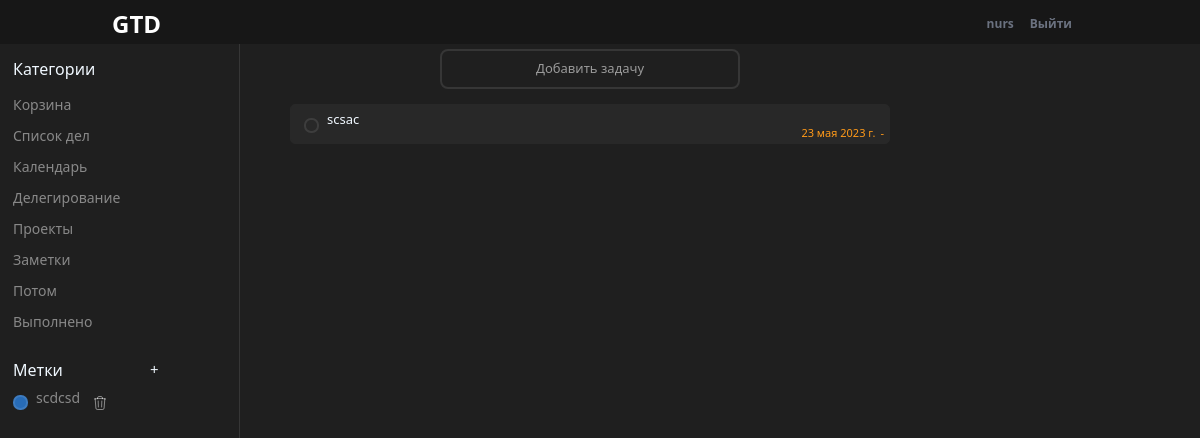
The app's page / (signed in) with its own data.
### planner/models.py (models this page shows, shortened)
class Category(models.Model):
    name = models.CharField(max_length=255)
    is_project = models.BooleanField(default=False)

class Label(models.Model):
    name = models.CharField(max_length=255)
    color = models.CharField(max_length=7, default="#000000")
    user = models.ForeignKey(User, on_delete=models.CASCADE)

class Task(models.Model):
    task = models.CharField('task', max_length=50)
    description = models.TextField('description', blank=True)
    checkbox = models.BooleanField('', default=False, null=True)
    finish = models.DateField(blank=True, null=True)
    created_date = models.DateTimeField(default=timezone.now, blank=True)
    category = models.ForeignKey(Category, on_delete=models.CASCADE, blank=True, null=True)
    priority = models.IntegerField(blank=True, null=False, default=1, validators=[MinValueValidator(1), MaxValueValidator(4)])
    project = models.ForeignKey(Project, on_delete=models.CASCADE, blank=True, null=True)
    labels = models.ManyToManyField(Label, related_name='projects', blank=True)
    user = models.ForeignKey(User, on_delete=models.CASCADE)

### planner/views.py (the view)
# urls.py: path('', views.index, name='index'),
def index(request):
    tasks = Task.objects.filter(user=request.user)
    form = TaskForm(initial={'checkbox': False})
    edit = EditTaskForm()
    cat = Category.objects.all()
    labels = Label.objects.filter(user=request.user)
    category_id = request.GET.get('category')
    if category_id and category_id != "":
        tasks = tasks.filter(category_id=category_id)
    else:
        tasks = tasks.filter(category__isnull=True)
    return render(request, 'planner/index.html',
                  {'tasks': tasks, 'form': form, 'edit': edit, 'cat': cat, 'labels': labels})

### planner/templates/planner/index.html (shortened to what this page needs)
{% load static %}
<!DOCTYPE html>
<html lang="en">
<head>
    <link rel="stylesheet" href="{% static 'planner/css/style.css' %}">
    <link rel="stylesheet" href="{% static 'planner/css/reset.css' %}">
    <link href="{% static 'planner/airdatepicker/air-datepicker.css' %}" rel="stylesheet" type="text/css">
    <link href="https://cdn.jsdelivr.net/npm/bootstrap@5.1.3/dist/css/bootstrap.min.css" rel="stylesheet">
    <link rel="stylesheet" href="https://cdnjs.cloudflare.com/ajax/libs/font-awesome/6.3.0/css/all.min.css" />
    <link rel="stylesheet" type="text/css" href="https://cdn.jsdelivr.net/npm/spectrum-colorpicker2/dist/spectrum.min.css">
    <script src="https://cdn.tailwindcss.com"></script>
    <link rel="stylesheet" href="{% static 'planner/css/select2.css' %}">
</head>
<body>
    {% include 'planner/topbar.html' %}
    <div class="app-section">
        {% include 'planner/left_menu.html' %}
        <div class="main-section">
            {% include 'planner/add_form.html' %}
            {% include 'planner/task_list.html' %}
        </div>
    </div>
</body>
</html>

### planner/templates/planner/topbar.html (shortened to what this page needs)
<div class="bg-neutral-900 font-sans w-full m-0">
	<div class="bg-neutral-900 shadow bg-opacity-0">
    <div class="container mx-auto px-4">
      <div class="flex items-center justify-between py-2">
        <div>
          <div class="text-2xl font-bold text-white text-shadow-lg">GTD</div>
        </div>
        <div class="hidden sm:flex sm:items-center">
          {% if user.is_authenticated %}
              <h1 class="text-gray-500 text-xs font-semibold hover:text-red-600 mr-4"> {{ user }}</h1>
              <a href="{% url 'logout' %}" class="text-gray-500 text-xs font-semibold hover:text-red-600 mr-4">Выйти</a>
          {% else %}
              <a href="{% url 'login' %}" class="text-gray-500 text-xs font-semibold hover:text-red-600 mr-4">Sign in</a>
              <a href="{% url 'logout' %}" class="text-gray-500 text-xs font-semibold border px-2 py-2 rounded-lg hover:text-red-600 hover:border-red-600">Sign up</a>
          {% endif %}
        </div>
      </div>
    </div>
  </div>
</div>

### planner/templates/planner/left_menu.html (shortened to what this page needs)
<div class="left_menu_section">
            <div class="section_title">Категории</div>
            <div class="section_list">
                <a class="section_item" href="{% url 'index' %}">Корзина</a>
                {% for category in cat %}
                  <a class="section_item" href="{% url 'index' %}?category={{ category.id }}">{{ category.name }}</a>
                {% endfor %}
            </div>
            <div class="labels_section">
              <div class="labels_field">
                <div class="section_title">Метки</div>
                <div class="add_label_btn">+</div>
              </div>
                {% for l in labels %}
                    <div class="section_item" style="display: flex; flex-direction: row">
                        <div class="label_color" style="background-color: {{ l.color }}"></div>
                        <span>{{ l.name }}</span>
                        <button class="delete-label-btn" data-label-id="{{ l.pk }}">
                        </button>
                    </div>
                {% endfor %}
            </div>
</div>

### planner/templates/planner/task_list.html (shortened to what this page needs)
<div class="task_list_section">
    {% for t in tasks %}
        <div class="task" data-task-id="{{ t.id }}">
            <a class="task_checkbox" href="{% url 'delete' t.id %}"></a>
            <div class="task_info">
                <div class="task_name">{{ t.task }}</div>
            </div>
            <div class="task_date" date="{{ t.finish|date:'d.m.Y' }}">{{ t.finish|default_if_none:"-"  }}</div>
            <div class="task_cat">{{ t.category|default_if_none:"-" }}</div>
        </div>
    {% endfor %}
</div>

### planner/static/planner/css/style.css (style rules this page uses)
:root { --top-bar-height: 44px; --dark-theme-color-black:#1f1f1f; --dark-theme-color-brown: #282828; --menu-section-width: 150px; --menu-section-height: calc(100vh - var(--top-bar-height)); --main-font: inherit; --border-color: hsla(0,0%,100%,0.1); --section-item-color: hsla(0, 0%, 100%, 0.471); --edit-form-section-width: 20%; }
a { text-decoration: none; }
.app-section { position: absolute; display: flex; flex-grow: 1; flex-direction: row; left: 0px; right: 0px; bottom: 0px; top: var(--top-bar-height); background-color: var(--dark-theme-color-black); }
.left_menu_section { display: block; width: 20%; max-width: 250px; min-width: 120px; height: var(--menu-section-height); left: 0px; background-color: var(--dark-theme-color-black); border-right: 1px solid var(--border-color); margin-top: 0; z-index: 199; }
.section_title { display: block; padding-left: 13px; padding-top: 13px; width: var(--menu-section-width); color: aliceblue; font-family: var(--main-font); }
.section_list { display: flex; flex-direction: column; margin: 8px; }
.section_item { color: var(--section-item-color); font-family: var(--main-font); font-size: 14px; padding: 5px; }
.main-section { display: flex; flex-direction: column; width: 50%; max-width: 700px; min-width: 400px; height: var(--menu-section-height); margin-left: 50px; align-items: center; }
.task_list_section { display: flex; flex-direction: column; align-items: center; margin: 10px; overflow: auto; overflow-x: hidden; width: 100%; height: auto; }
.task { display: flex; flex-direction: row; margin: 5px; padding: 5px; border: 1px solid var(--dark-theme-color-brown); border-radius: 5px; background-color: var(--dark-theme-color-brown); height: 40px; max-width: 700px; width: 100%; }
.task_info { display: flex; flex-direction: column; flex-grow: 2; }
.task_date { color: #FF9A19; font-size: 11px; margin-left: 5px; margin-top: 15px; }
.task_cat { color: #FF9A19; font-size: 11px; margin-left: 5px; margin-top: 15px; }
.task_name { font-family: var(--main-font); font-size: 13px; color: aliceblue; }
.task_checkbox { width: 15px; height: 15px; border: 2px solid var(--border-color);; border-radius: 7px; margin: 8px; }
.labels_field { display: flex; flex-direction: row; }
.add_label_btn { font-size: 15px; color: aliceblue; height: 100%; width: 20%; padding-top: 13px; }
.label_color { width: 15px; height: 15px; border: 2px solid var(--border-color);; border-radius: 7px; margin: 8px; }
.delete-label-btn { margin-left:5%; }

### planner/static/planner/css/select2.css (style rules this page uses)
:root { --dark-theme-color-black:#1f1f1f; --dark-theme-color-brown: #282828; --dark-theme-color-red-btn: #cf463ab5; --dark-theme-color-task-date:#FF9A19; --border-color: hsla(0,0%,100%,0.1); }

### records on screen
Category: name "Список дел"
Category: name "Календарь"
Category: name "Делегирование"
Category: name "Проекты"
Category: name "Заметки"
Category: name "Потом"
Category: name "Выполнено"
Label: name "scdcsd"
Task: task "scsac", finish "23 мая 2023 г.", category "-"

### other values on screen
{{ user }} "nurs"
